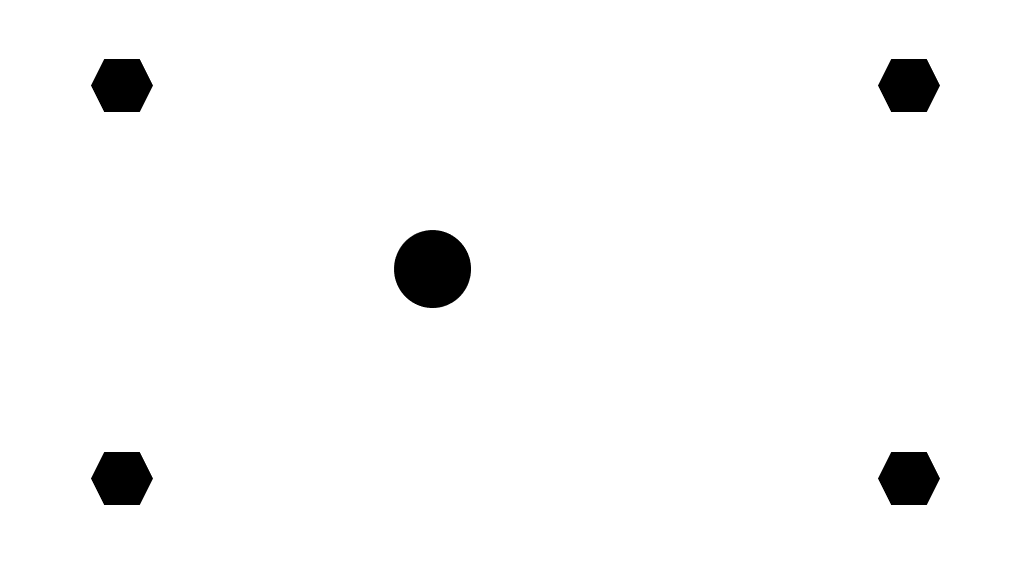
#> input picture vision/image/pattern1.png, 1013 x 577 px, found by its file name
$ python findShape.py --pic image/pattern1.png   (older library calls are emulated)
#> lines starting #> are read from the running program, lines starting #| are printed output that depends on the picture; after the words box and inside, x2 and y2 are one past the last pixel; in counts of white or black regions, pixels touching at a corner belong together
### vision/utils.py
import numpy as np
import cv2
import argparse


# get blank img
def get_blank_img(shape):
    blank_img = np.zeros(shape,np.uint8)
    blank_img.fill(255)
    return blank_img

# show img (in limited size)
def show_img(img,img_name="show",size_limit=512):
    print("original size", img.shape)
    if img.shape[0] > size_limit:
        h_new = size_limit
        w_new = int(img.shape[1] * h_new / img.shape[0])
        img = cv2.resize(img,(w_new,h_new))
    if img.shape[1] > size_limit:
        w_new = size_limit
        h_new = int(img.shape[0] * w_new / img.shape[1])
        img = cv2.resize(img,(w_new,h_new))

    print("new shape",img.shape)
    cv2.imshow(img_name, img)

    return True

# 读取图片
def read_img(imgPath,mode=1):
#> called with imgPath = './image/image/pattern1.png', mode = 1
    img = cv2.imread(imgPath, mode)
#> img is the input picture: shape (577, 1013, 3); min 0, max 255, mean 248.4
    if __debug__:
        show_img(img,'src')
#| original size (577, 1013, 3)
#| new shape (291, 512, 3)
        cv2.waitKey(0)
        cv2.destroyAllWindows()
    return img

# 高斯滤波
# [7 lines left out: function GausBlur, not called in this run]

# 灰度处理
def Gray_img(src):
    gray = cv2.cvtColor(src, cv2.COLOR_BGR2GRAY)
    if __debug__:
        show_img(gray,'gray')
#| original size (577, 1013)
#| new shape (291, 512)
        cv2.waitKey(0)
        cv2.destroyAllWindows()
    return gray

# 二值化
def threshold_img(src):
    ret, binary = cv2.threshold(src, 0, 255, cv2.THRESH_BINARY | cv2.THRESH_TRIANGLE)
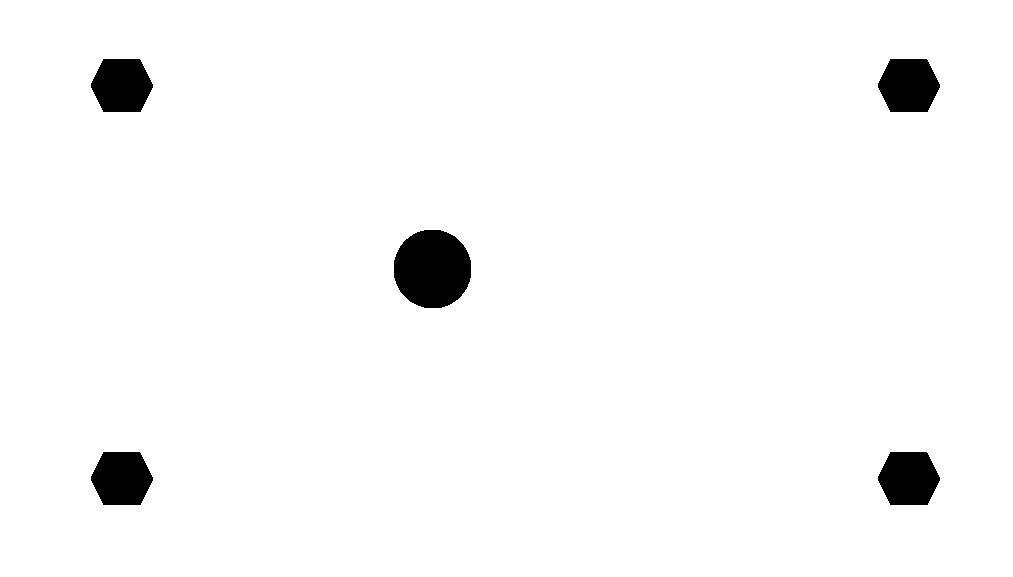
#> binary: shape (577, 1013); 97.4% white; 5 black regions
#> ret = 253
    if __debug__:
        print("binary thre: ", ret)
#| binary thre:  253.0
        show_img(binary,'threshold')
#| original size (577, 1013)
#| new shape (291, 512)
        cv2.waitKey(0)
        cv2.destroyAllWindows()
    return binary

# 开运算操作
# [8 lines left out: function open_mor, not called in this run]

# Pre-process
def pre_process(img):
    # img = GausBlur(img)
    img = Gray_img(img)
    img = threshold_img(img)
    # img = open_mor(img)

    return img

# inverse img
# [31 lines left out: functions inverse_img, Img_Outline, not called in this run]

# [14 lines that do not run on import are left out]

### vision/imgCal.py
import numpy as np
import cv2

# get momentum
def get_momentum(contour):
    '''
        Function: get momentum
        Input param:
            - contour
        Output param:
            - center_x, center_y: position of momentum
    '''

    M = cv2.moments(contour)
    center_x = int(M['m10'] / M['m00'])
    center_y = int(M['m01'] / M['m00'])
    return center_x,center_y

# perspective trans
# [22 lines left out: function Perspective_transform, not called in this run]

### vision/findShape.py
import cv2
import numpy as np
import argparse

from utils import read_img,pre_process
from utils import get_blank_img, show_img
from imgCal import get_momentum

# find proper epsilon
def find_epsilon(side_num=6):
    epsilon_dict = {6:0.02,4:0.01}
    try:
        return epsilon_dict[side_num]
    except:
        return 0.01

def find_poly(img,opened,side_num=6):
    '''
        Function: get contour of poly with side num
        Input Params:
            - img: original image
            - opened: open image of original image
            - side_num: side num of poly to be detected, default 6
        Output Params:
            - contours: contour of poly
    '''
#> called with side_num = 6

    # get contours
    image, contours, hierarchy = cv2.findContours(opened, cv2.RETR_TREE, cv2.CHAIN_APPROX_SIMPLE)
#> contours = 6 contours; box (x1, y1, x2, y2) and area: (0, 0, 1013, 577) 582912, (393, 229, 472, 309) 4933, (877, 451, 941, 506) 2738, (90, 451, 154, 506) 2738, (877, 58, 941, 113) 2738, (90, 58, 154, 113) 2738

    # check contours detected (if need)
    contour_img = np.zeros(image.shape,np.uint8)
    contour_img.fill(255)
#> contour_img: shape (577, 1013); every value is 255
    cv2.drawContours(contour_img,contours,-1, (0,0,0), 2)
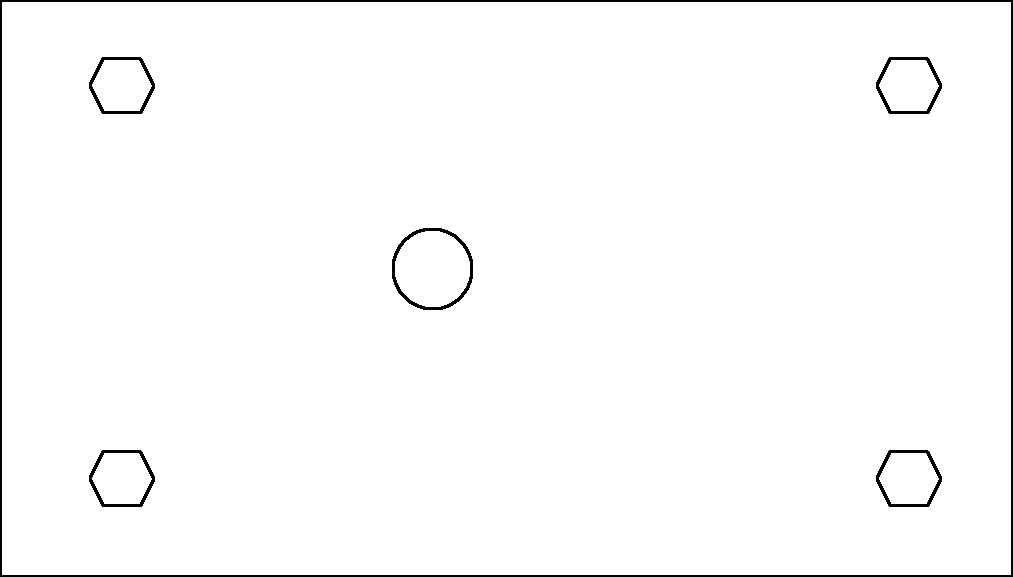
#> contour_img: shape (577, 1013); 98.3% white; 6 black regions
    show_img(contour_img,'contour img')
#| original size (577, 1013)
#| new shape (291, 512)
    cv2.waitKey(0)
    cv2.destroyAllWindows()

    # coutour wash
    # find max area contour
    area = []
    for cnt in contours:
        area.append(cv2.contourArea(cnt))
#> this loop made 6 passes
#> cnt on pass 1: [[0, 0], [0, 576], [1012, 576], [1012, 0]]
#> after the loop, area = [582912, 2738.5, 2738.5, 4933, 2738.5, 2738.5]
    max_index = np.argmax(np.array(area))
#> max_index = 0

    print("hierarchy: ",hierarchy.shape)
#| hierarchy:  (1, 6, 4)
    print(hierarchy)
#| [[[-1 -1  1 -1]
#|   [ 2 -1 -1  0]
#|   [ 3  1 -1  0]
#|   [ 4  2 -1  0]
#|   [ 5  3 -1  0]
#|   [-1  4 -1  0]]]

    # begin width search
    indexs = [max_index]
#> indexs = [0]
    indexs_queue = [max_index]
#> indexs_queue = [0]
    while len(indexs_queue) !=0:
        parent_index = indexs_queue[0]
        indexs_queue.pop(0)
        # add child index
        child_index = hierarchy[0][parent_index][2]

        while child_index != -1:
            indexs_queue.append(child_index)
            indexs.append(child_index)
            child_index = hierarchy[0][child_index][0]
#> this loop made 6 passes
#> after the loop, indexs = [0, 1, 2, 3, 4, 5]; indexs_queue = []

    indexs = np.unique(np.array(indexs)) # unique
    print("indexs: ", indexs)
#| indexs:  [0 1 2 3 4 5]

    wash_contours = []
    for i,cnt in enumerate(contours):
        if i in indexs:
            wash_contours.append(cnt)
#> after the loop, wash_contours has the same summary as contours

    # check wash contours, if needed
    wash_contour_img = get_blank_img(image.shape)
    cv2.drawContours(wash_contour_img,wash_contours,-1,(0,0,0),3)
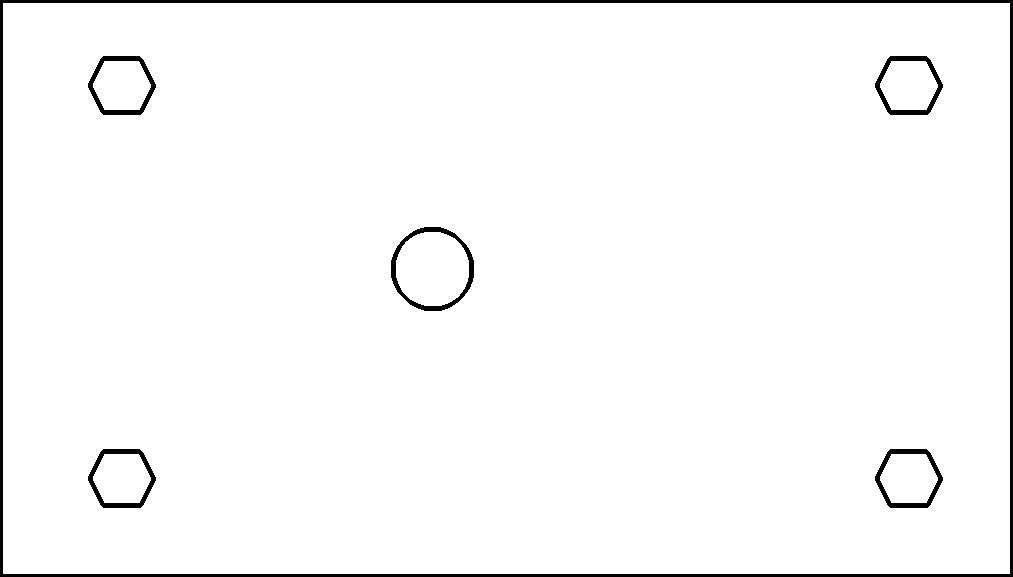
#> wash_contour_img: shape (577, 1013); 97.6% white; 6 black regions
    show_img(wash_contour_img,'wash contours')
#| original size (577, 1013)
#> in show_img (call 5), `img = cv2.resize(img,(w_new,h_new))`:
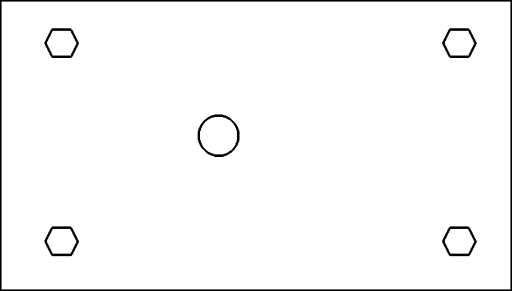
#> img: shape (291, 512); min 0, max 255, mean 248.6
#| new shape (291, 512)
    cv2.waitKey(0)
    cv2.destroyAllWindows()

    # approx contours
    approx_contours = []
    for i,cnt in enumerate(wash_contours):
        epsilon = find_epsilon(side_num)*cv2.arcLength(cnt,True)
        approx = cv2.approxPolyDP(cnt,epsilon,True)

        # [6 lines of commented-out code are left out]

        if side_num==0:  # circle
            if len(approx) < 10:  # core
                pass
            else:
                approx_contours.append(approx)
        else:            # poly
            if len(approx) != side_num:  # core
                pass
            else:
                approx_contours.append(approx)
#> this loop made 6 passes
#> epsilon on passes 2 to 6: 4.06, 4.06, 5.23, 4.06, 4.06
#> after the loop, approx_contours = 4 contours; box (x1, y1, x2, y2) and area: (877, 451, 941, 506) 2654, (90, 451, 154, 506) 2654, (877, 58, 941, 113) 2654, (90, 58, 154, 113) 2654

        # [7 lines of commented-out code are left out]

    print("find {} side poly: {}".format(side_num,len(approx_contours)))
#| find 6 side poly: 4
    return approx_contours

# find circle
# Plus: circle's side num is 0
# [12 lines left out: function find_circle, not called in this run]

def main(img_path,side_num):
    img = read_img(img_path)
    opened = pre_process(img)

    # find poly or circle
    if side_num == 0:
        approx_contours = find_circle(img,opened)
    else:
        approx_contours = find_poly(img,opened,side_num=side_num) # temp

    # find momentums
    momentum_img = get_blank_img(img.shape)
    cv2.drawContours(momentum_img,approx_contours,-1, (0,0,0), 2)
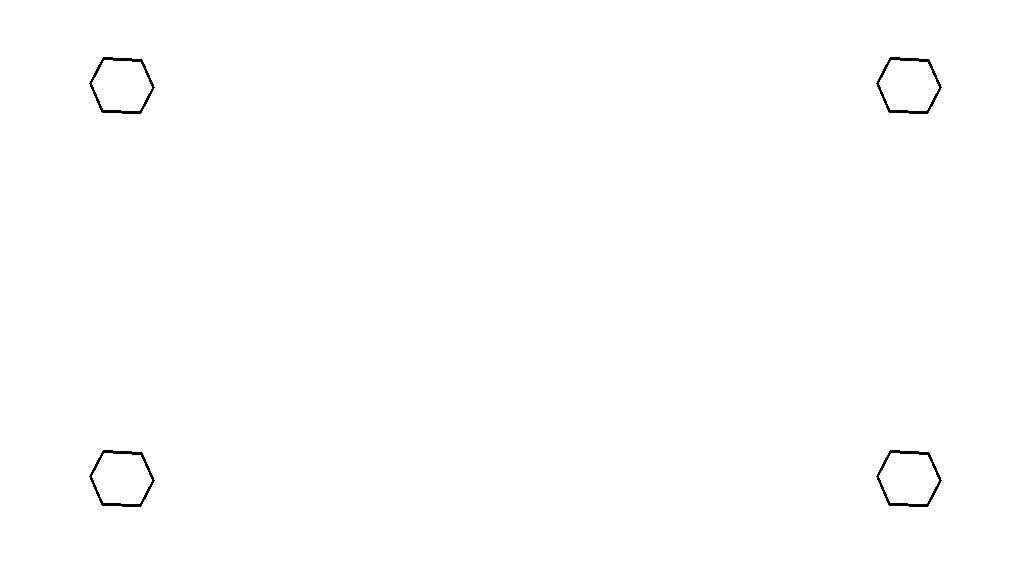
#> momentum_img: shape (577, 1013, 3); 99.6% white; black in thin lines or dots, all inside (x1, y1, x2, y2) = (89, 57, 942, 507)
    for contour in approx_contours:
        center_x,center_y = get_momentum(contour)
        print("x,y: {},{}".format(center_x,center_y))
        cv2.circle(momentum_img, (center_x, center_y), 7, 128, -1)  # 绘制中心点
#> this loop made 4 passes
#> (center_x, center_y) on passes 1 to 4: (908, 478), (121, 478), (908, 85), (121, 85)
#> (printed output is left out)
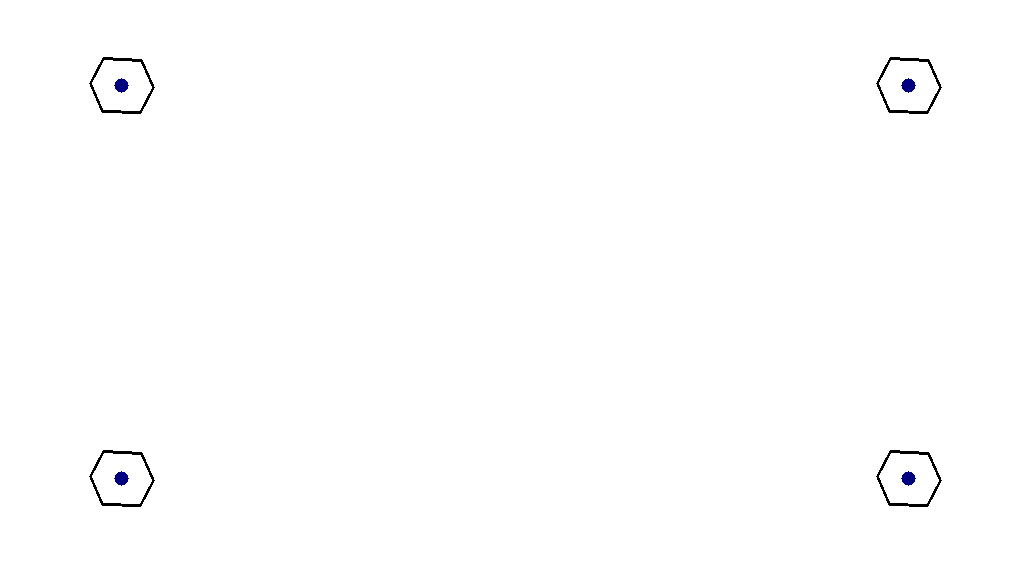
#> momentum_img: shape (577, 1013, 3); 0.1% of pixels changed, all inside (x1, y1, x2, y2) = (114, 78, 916, 486); drawn as B, G, R

    # show result
    show_img(momentum_img,'momentums')
#| original size (577, 1013, 3)
#| new shape (291, 512, 3)
    cv2.imwrite("./image/momentum.png",momentum_img)
    cv2.waitKey(0)
    cv2.destroyAllWindows()

if __name__ == '__main__':
    parser = argparse.ArgumentParser()
    parser.add_argument("--pic",type=str,default="try.png",
                        help="picture name")
    parser.add_argument("--folder_path",type=str,default="./image",
                        help="folder path")
    parser.add_argument("--side_num",type=int,default=6,
                        help="side num of poly. if input 10, find circle")
    args = parser.parse_args()

    img_path = args.folder_path + "/" + args.pic
    side_num = args.side_num

    if __debug__:
        print("image path: ", img_path)

    main(img_path,side_num)

$ run again, on vision/image/sim.png
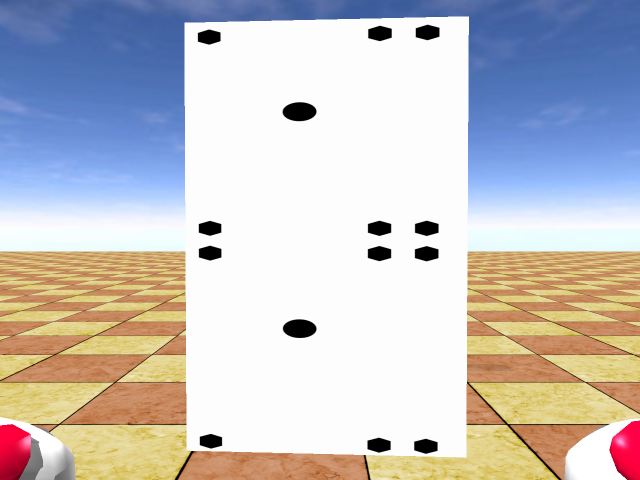
#> input picture vision/image/sim.png, 1280 x 960 px, found by its file name (shown at 1/2 size)
#> in read_img, img is the input picture: shape (960, 1280, 3); mean B, G, R 195.7, 193.9, 196.6
#| original size (960, 1280, 3)
#| new shape (384, 512, 3)
#| original size (960, 1280)
#| new shape (384, 512)
#> in threshold_img, `ret, binary = cv2.threshold(src, 0, 255, cv2.THRESH_BINARY | cv2.THRES..`:
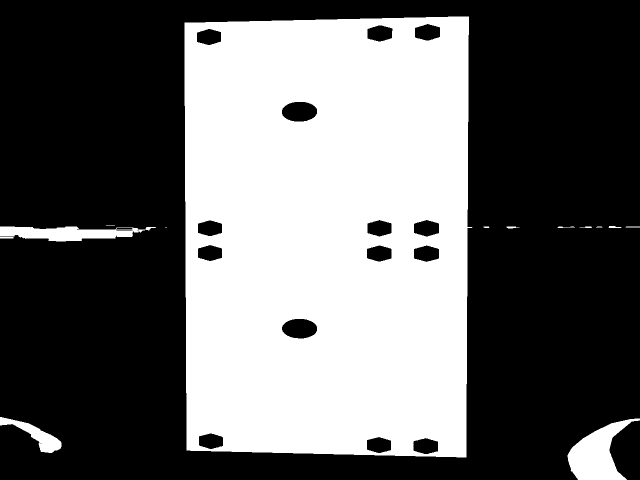
#> binary: shape (960, 1280) (shown at 1/2 size); 39.8% white; 14 white regions (2 under 20 px)
#> ret = 251
#| binary thre:  251.0
#| original size (960, 1280)
#| new shape (384, 512)
#> contours = 34 contours, 8 with area under 20; largest, box (x1, y1, x2, y2) and area: (369, 33, 945, 915) 489042, (1135, 837, 1280, 960) 8511, (0, 453, 312, 483) 5502, (0, 834, 123, 906) 2608, (563, 203, 635, 244) 2290
#| original size (960, 1280)
#| new shape (384, 512)
#> the loop in find_poly, `for cnt in contours:` made 34 passes
#> cnt on passes 4, 5, 6, 13, 14, 19: [[0, 474], [0, 476], [26, 476], [26, 474]], [[331, 454], [331, 455], [333, 455], [332, 455]], [[1252, 453], [1251, 454], [1279, 454], [1279, 453]], [[263, 470], [264, 469], [265, 470], [264, 471]], [[276, 462], [277, 461], [278, 462], [277, 463]], [[212, 450], [229, 450]]
#> after the loop in find_poly, `for cnt in contours:`: area = 34 values, max 489042 at index 19, min 0 at index 18, mean 15484.2
#> max_index = 19
#| hierarchy:  (1, 34, 4)
#> (printed output is left out)
#> in find_poly, `indexs = [max_index]`: indexs = [19]
#> the loop in find_poly, `while len(indexs_queue) !=0:` made 15 passes
#> after the loop in find_poly, `while len(indexs_queue) !=0:`: indexs = [19, 20, 21, 22, 23, 24, 25, 26, 27, 28, 29, 30, 31, 32, 33]; indexs_queue = []
#| indexs:  [19 20 21 22 23 24 25 26 27 28 29 30 31 32 33]
#> the loop in find_poly, `for i,cnt in enumerate(contours):` made 34 passes
#> after the loop in find_poly, `for i,cnt in enumerate(contours):`: wash_contours = 15 contours; largest, box (x1, y1, x2, y2) and area: (369, 33, 945, 915) 489042, (563, 203, 635, 244) 2290, (563, 637, 635, 678) 2246, (829, 47, 881, 82) 1380, (827, 439, 879, 474) 1364
#> wash_contour_img: shape (960, 1280); 98% white; 12 black regions
#| original size (960, 1280)
#| new shape (384, 512)
#> the loop in find_poly, `for i,cnt in enumerate(wash_contours):` made 15 passes
#> epsilon on passes 2 to 9: 2.97, 2.93, 2.88, 3.76, 3.03, 2.96, 2.92, 2.9
#> after the loop in find_poly, `for i,cnt in enumerate(wash_contours):`: approx_contours = 12 contours; largest, box (x1, y1, x2, y2) and area: (829, 47, 881, 82) 1328, (827, 439, 879, 474) 1304, (827, 490, 879, 525) 1300, (826, 875, 877, 909) 1274, (734, 439, 784, 474) 1273
#| find 6 side poly: 12
#> the loop in main, `for contour in approx_contours:` made 12 passes
#> (center_x, center_y) on passes 1 to 8: (851, 891), (757, 889), (421, 882), (852, 507), (758, 506), (419, 505), (419, 456), (853, 456)
#> (printed output is left out)
#| original size (960, 1280, 3)
#> in show_img (call 6), `img = cv2.resize(img,(w_new,h_new))`:
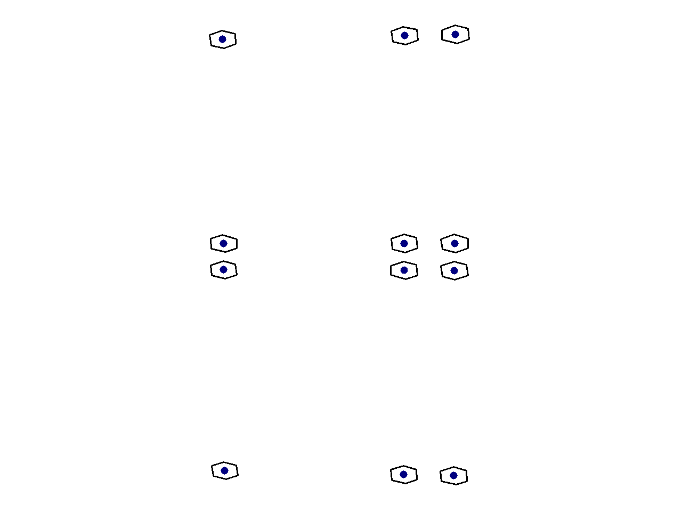
#> img: shape (512, 682, 3); mean of channels 0, 1, 2 253.8, 253.7, 253.7; drawn as B, G, R
#| new shape (384, 512, 3)
